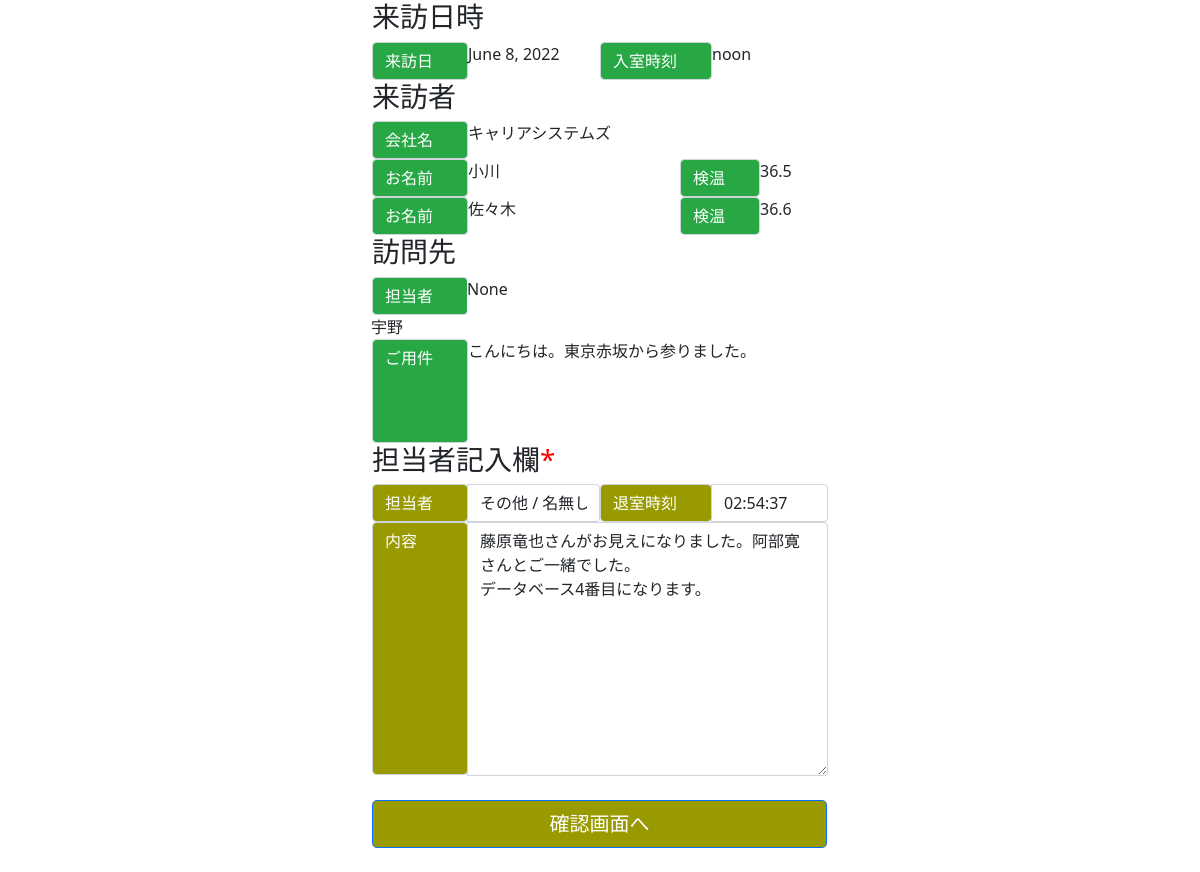
/update_contact/1/1/, run on the app's committed database.
### test_app/models.py (models this page shows, shortened)
class Visitors(models.Model):
    date = models.DateField(verbose_name='日付')
    time = models.TimeField(verbose_name='来室時刻')
    company_name = models.CharField(verbose_name='会社名', max_length=50, null=True, blank=True)
    visitor_name = models.CharField(verbose_name='お名前', max_length=25)
    temperature = models.FloatField(verbose_name='検温')
    accompany1_name = models.CharField(verbose_name='同行者1お名前', max_length=25, null=True, blank=True)
    accompany1_temp = models.FloatField(verbose_name='同行者1検温', null=True, blank=True)
    accompany2_name = models.CharField(verbose_name='同行者2お名前', max_length=25, null=True, blank=True)
    accompany2_temp = models.FloatField(verbose_name='同行者2検温', null=True, blank=True)
    accompany3_name = models.CharField(verbose_name='同行者3お名前', max_length=25, null=True, blank=True)
    accompany3_temp = models.FloatField(verbose_name='同行者3検温', null=True, blank=True)
    position = models.CharField(verbose_name='役職', max_length=25, null=True, blank=True)
    interviewer = models.CharField(verbose_name='担当者', max_length=25, null=True, blank=True)
    content = models.TextField(verbose_name='ご用件', null=True, blank=True)
    is_contacted = models.BooleanField(default=False, help_text='コンタクトしたらTrue')
    class Meta:
        db_table = 'visitors_history'
        verbose_name = '来訪者履歴'
        verbose_name_plural = '来訪者履歴'

class Contact(models.Model):
    contact = models.OneToOneField(Visitors, on_delete=models.CASCADE, verbose_name='来訪者履歴')
    interviewer = models.ForeignKey(Member, on_delete=models.CASCADE, verbose_name='担当者', null=True, blank=True)
    time = models.TimeField(verbose_name='退室時刻', null=True, blank=True)
    contents = models.TextField(verbose_name='内容', null=True, blank=True)
    class Meta:
        db_table = 'contact_history'
        verbose_name = 'コンタクト履歴'
        verbose_name_plural = 'コンタクト履歴'

### test_app/views.py (the view, shortened to what this page needs)
# urls.py: path('update_contact/<int:pk>/<int:id>/', views.ContactUpdate.as_view(), name='update_contact'),
class ContactUpdate(UpdateView):
    template_name = 'test_app/update_contact.html'
    form_class = ContactForm
    model = Contact
    def get_context_data(self, **kwargs):
        context = super().get_context_data()
        context['visitor'] = Visitors.objects.get(pk=self.kwargs['id'])
        return context

### test_app/forms.py
class ContactForm(forms.ModelForm):
    class Meta:
        model = Contact
        fields = ('interviewer', 'time', 'contents')
        labels = {
            'interviewer': '',
            'time': '',
            'contents': '',
        }

### test_app/models.py (called while the page is built)
    def __str__(self):
        return self.post.name + ' / ' + self.name

### test_app/templates/test_app/update_contact.html (shortened to what this page needs)
<!DOCTYPE html>
{% load static %}
{% load widget_tweaks %}
<html lang="en">
<head>
  <link href="https://cdn.jsdelivr.net/npm/bootstrap@5.0.2/dist/css/bootstrap.min.css" rel="stylesheet">
  <link rel="stylesheet" href="{% static 'css/mystyle.css' %}">
</head>
<body>
  <div class="container-fluid">
    <div class="row">
            <h3>来訪日時</h3>
              <div class="col" style="padding: 0; padding-left: 12px;">
                <div class="input-group">
                  <div class="input-group-prepend">
                    <div class="theme-label-contact form-control">来訪日</div>
                  </div>
                  {{ visitor.date }}
                </div>
              </div>
              <div class="col" style="padding: 0; padding-right: 12px;">
                <div class="input-group">
                  <div class="input-group-prepend">
                    <div class="theme-label-time-contact form-control">入室時刻</div>
                  </div>
                  {{ visitor.time }}
                </div>
              </div>
              <h3>来訪者</h3>
              <div class="input-group">
                <div class="input-group-prepend">
                  <div class="theme-label-contact form-control">会社名</div>
                </div>
                {{ visitor.company_name }}
              </div>
              <div class="col-8" style="padding: 0; padding-left: 12px;">
              <div class="input-group">
                <div class="input-group-prepend">
                  <div class="theme-label-contact form-control">お名前</div>
                </div>
                {{ visitor.visitor_name }}
              </div>
              </div>
              <div class="col-4" style="padding: 0; padding-right: 12px;">
                <div class="input-group">
                  <div class="input-group-prepend">
                    <div class="theme-label-tempcheck-contact form-control">検温</div>
                  </div>
                  {{ visitor.temperature }}
                </div>
              </div>
            </div>
            {% if visitor.accompany1_name %}
            <div class="row" style="padding: 0;">
              <div class="col-8" style="padding: 0; padding-left: 12px;">
              <div class="input-group">
                <div class="input-group-prepend">
                  <div class="theme-label-contact form-control">お名前</div>
                </div>
                {{ visitor.accompany1_name }}
              </div>
              </div>
              <div class="col-4" style="padding: 0; padding-right: 12px;">
                <div class="input-group">
                  <div class="input-group-prepend">
                    <div class="theme-label-tempcheck-contact form-control">検温</div>
                  </div>
                  {{ visitor.accompany1_temp }}
                </div>
              </div>
            </div>
            {% endif %}
        <div class="row">
            <h3>訪問先</h3>
            <div class="input-group">
              <div class="input-group-prepend">
                <div class="theme-label-contact form-control">担当者</div>
              </div>
              <div class="left-column-contact">
                {{ visitor.position }}
              </div>
              <div class="right-column-contact">
                {{ visitor.interviewer }}
              </div>
            </div>
            <div class="input-group">
              <div class="input-group-prepend">
                <div class="theme-label-textarea-contact form-control" rows="5">ご用件</div>
              </div>
              {{ visitor.content | linebreaksbr }}
            </div>
        </div>
        <h3>担当者記入欄<span style="color: red;">*</span></h3>
        <form method="post">
         <div class="row">
             <div class="col" style="padding: 0; padding-left: 12px;">
                 <div class="input-group">
                   <div class="input-group-prepend">
                     <div class="theme-label-contact-edit form-control">担当者</div>
                   </div>
                   {% render_field  form.interviewer  class="form-control" style="width: 6rem;" %}
                 </div>
             </div>
             <div class="col" style="padding: 0; padding-right: 12px;">
                 <div class="input-group">
                     <div class="input-group-prepend">
                     <div class="theme-label-time-contact-edit form-control">退室時刻</div>
                     </div>
                     {% render_field  form.time  class="form-control" %}
                 </div>
             </div>
             <div class="input-group">
                 <div class="input-group-prepend">
                 <div class="theme-label-textarea-contact-edit form-control" rows="5">内容</div>
                 </div>
                 {% render_field  form.contents  class="form-control" %}
             </div>
             <div>
             <br>
             </div>
             <div class="row" style="padding-right: 1px; padding-left: 24px;">
             <button type="submit" class="btn btn-primary btn-lg" style="background-color:#999900;" autofocus>確認画面へ</button>
             </div>
             <div>
             <br>
             </div>
         </div>
        </form>
    </div>
</body>
</html>

### static/css/mystyle.css (style rules this page uses)
.container-fluid { margin-right: auto; margin-left: auto; max-width: 40%; }
.theme-label-contact { background-color:#28a745; color:white; width: 6em; }
.theme-label-time-contact { background-color:#28a745; color:white; width: 7em; }
.theme-label-textarea-contact { background-color:#28a745; color:white; width: 6em; height: 6.5em; }
.theme-label-contact-edit { background-color:#999900; color:white; width: 6em; }
.theme-label-time-contact-edit { background-color:#999900; color:white; width: 7em; }
.theme-label-textarea-contact-edit { background-color:#999900; color:white; width: 6em; height: 15.8em; }
.left-column-contact { float: left; width: 30%; background-color: white; }
.right-column-contact { float: right; width: 53.8%; background-color: white; }
.theme-label-tempcheck-contact { background-color:#28a745; color:white; width: 5em; }

### data on the page
Visitors: date "June 8, 2022", time "noon", company_name "キャリアシステムズ", visitor_name "小川", temperature "36.5", accompany1_name "佐々木", accompany1_temp "36.6", position "None", interviewer "宇野", content "こんにちは。東京赤坂から参りました。"
Contact: interviewer "その他 / 名無し", time "02:54:37", contents "藤原竜也さんがお見えになりました。阿部寛さんとご一緒でした。 データベース4番目になります。"
